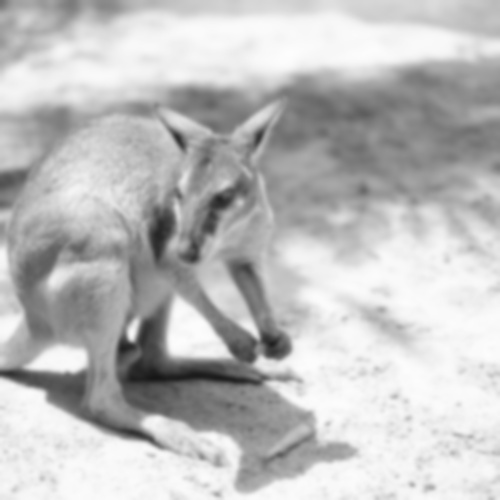
#> input picture tes.jpg, 500 x 500 px, found by its file name
$ python test.py
#> lines starting #> are read from the running program, lines starting #| are printed output that depends on the picture; after the words box and inside, x2 and y2 are one past the last pixel; in counts of white or black regions, pixels touching at a corner belong together
import cv2
from math import sqrt

posorigin = (250, 250)
testpos = (200, 200)
btnr = 60

def check(xpos, ypos, xorigin, yorigin):
    inside = False
    if ypos < yorigin+btnr:
        if xpos < xorigin:
            minX = xorigin-int(sqrt((btnr*btnr)-((ypos-yorigin)*(ypos-yorigin))))
            if xpos > minX:
                inside = True
        else:
            minX = xorigin+int(sqrt((btnr*btnr)-((ypos-yorigin)*(ypos-yorigin))))
            if xpos < minX:
                inside = True
    return inside

testimg = cv2.imread('tes.jpg')
#> testimg is the input picture: shape (500, 500, 3); min 22, max 253, mean 190

testimg = cv2.circle(testimg, posorigin, btnr, (0,0,0), -1)
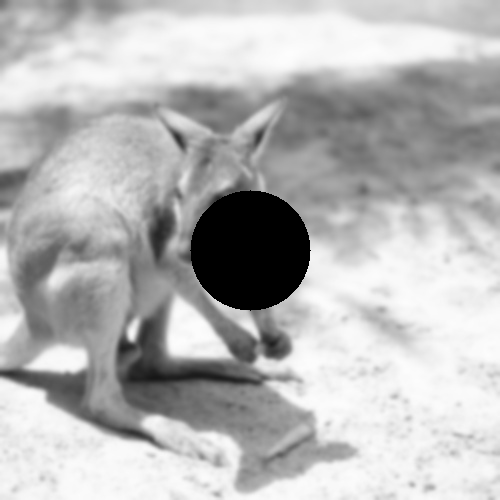
#> testimg: shape (500, 500, 3); 4.52% of pixels changed, all inside (x1, y1, x2, y2) = (190, 190, 311, 311)
testimg = cv2.circle(testimg, testpos, 5, (0,0,255), -1)
#> testimg: shape (500, 500, 3); 0.03% of pixels changed, all inside (x1, y1, x2, y2) = (195, 195, 206, 206)
print(check(testpos[0], testpos[1], posorigin[0], posorigin[1]))
cv2.imshow('gg', testimg)
cv2.waitKey(0)

$ run again, with IMG_20240110_182239_TIMEBURST8.jpg copied over tes.jpg
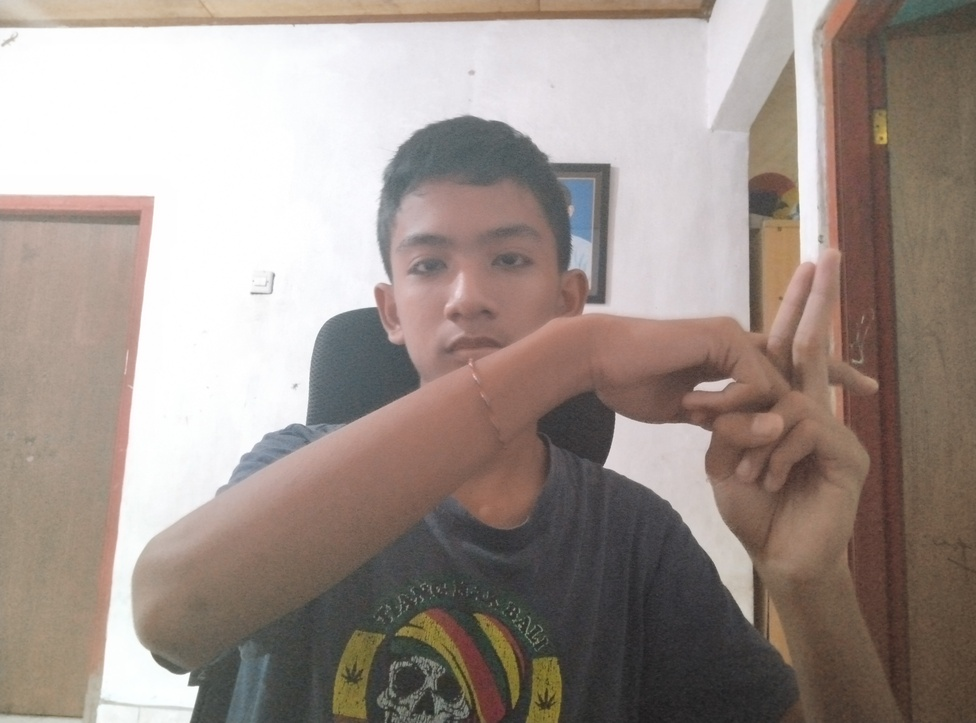
#> input picture IMG_20240110_182239_TIMEBURST8.jpg, 976 x 723 px, shrunk from 4208 x 3120 before the run, found by its file name
#> testimg is the input picture: shape (723, 976, 3); mean B, G, R 140, 146.6, 159.2
#> `testimg = cv2.circle(testimg, posorigin, btnr, (0,0,0), -1)`:
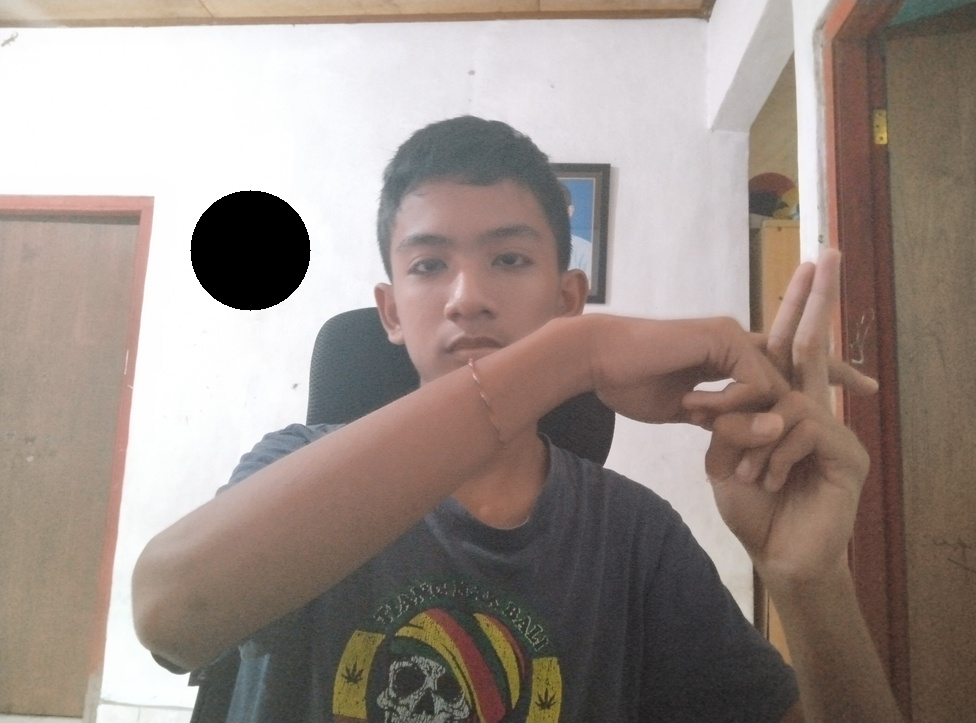
#> testimg: shape (723, 976, 3); 1.6% of pixels changed, all inside (x1, y1, x2, y2) = (190, 190, 311, 311)
